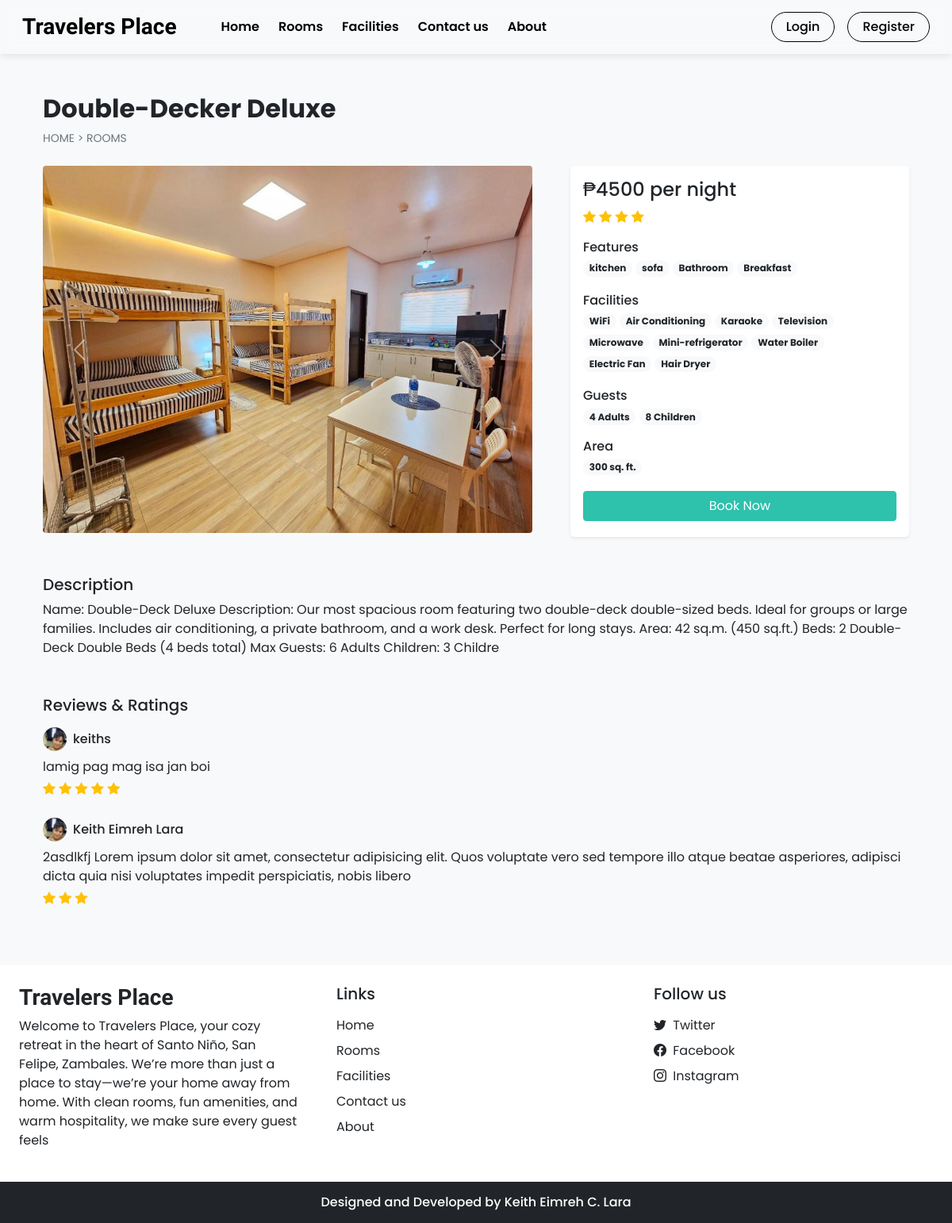
Screenshot of /room_details.php?id=4 with the database file from the repository.
### tables this page shows
CREATE TABLE `settings` (
  `sr_no` int(11) NOT NULL AUTO_INCREMENT,
  `site_title` varchar(50) NOT NULL,
  `site_about` varchar(250) NOT NULL,
  `shutdown` tinyint(1) NOT NULL,
  PRIMARY KEY (`sr_no`)
);

CREATE TABLE `rooms` (
  `id` int(11) NOT NULL AUTO_INCREMENT,
  `name` varchar(150) NOT NULL,
  `area` int(11) NOT NULL,
  `price` int(11) NOT NULL,
  `quantity` int(11) NOT NULL,
  `adult` int(11) NOT NULL,
  `children` int(11) NOT NULL,
  `description` varchar(350) NOT NULL,
  `status` tinyint(4) NOT NULL DEFAULT 1,
  `removed` int(11) NOT NULL DEFAULT 0,
  `archived_at` datetime DEFAULT NULL,
  `is_archived` tinyint(1) NOT NULL DEFAULT 0,
  PRIMARY KEY (`id`)
);

CREATE TABLE `room_images` (
  `sr_no` int(11) NOT NULL AUTO_INCREMENT,
  `room_id` int(11) NOT NULL,
  `image` varchar(150) NOT NULL,
  `thumb` tinyint(4) NOT NULL DEFAULT 0,
  PRIMARY KEY (`sr_no`),
  KEY `room_id` (`room_id`),
  CONSTRAINT `room_images_ibfk_1` FOREIGN KEY (`room_id`) REFERENCES `rooms` (`id`)
);

CREATE TABLE `features` (
  `id` int(11) NOT NULL AUTO_INCREMENT,
  `name` varchar(50) NOT NULL,
  PRIMARY KEY (`id`)
);

CREATE TABLE `facilities` (
  `id` int(11) NOT NULL AUTO_INCREMENT,
  `icon` varchar(100) NOT NULL,
  `name` varchar(50) NOT NULL,
  `description` varchar(250) NOT NULL,
  PRIMARY KEY (`id`)
);

CREATE TABLE `rating_review` (
  `sr_no` int(11) NOT NULL AUTO_INCREMENT,
  `booking_id` int(11) NOT NULL,
  `room_id` int(11) NOT NULL,
  `user_id` int(11) NOT NULL,
  `rating` int(11) NOT NULL,
  `review` varchar(200) NOT NULL,
  `seen` int(11) NOT NULL DEFAULT 0,
  `datentime` datetime NOT NULL DEFAULT current_timestamp(),
  PRIMARY KEY (`sr_no`),
  KEY `booking_id` (`booking_id`),
  KEY `room_id` (`room_id`),
  KEY `user_id` (`user_id`),
  CONSTRAINT `rating_review_ibfk_1` FOREIGN KEY (`booking_id`) REFERENCES `booking_order` (`booking_id`),
  CONSTRAINT `rating_review_ibfk_2` FOREIGN KEY (`room_id`) REFERENCES `rooms` (`id`),
  CONSTRAINT `rating_review_ibfk_3` FOREIGN KEY (`user_id`) REFERENCES `user_cred` (`id`)
);

CREATE TABLE `user_cred` (
  `id` int(11) NOT NULL AUTO_INCREMENT,
  `name` varchar(100) NOT NULL,
  `email` varchar(150) NOT NULL,
  `address` varchar(120) NOT NULL,
  `phonenum` varchar(100) NOT NULL,
  `pincode` int(11) NOT NULL,
  `dob` date NOT NULL,
  `profile` varchar(100) NOT NULL,
  `password` varchar(200) NOT NULL,
  `is_verified` int(11) NOT NULL DEFAULT 0,
  `token` varchar(200) DEFAULT NULL,
  `t_expire` date DEFAULT NULL,
  `status` int(11) NOT NULL DEFAULT 1,
  `datentime` datetime NOT NULL DEFAULT current_timestamp(),
  PRIMARY KEY (`id`)
);

### admin/inc/db_config.php (called while the page is built, shortened)
<?php
  function select($sql,$values,$datatypes)
  {
    $con = $GLOBALS['con'];
    if($stmt = mysqli_prepare($con,$sql))
    {
      if(!empty($values)){
        mysqli_stmt_bind_param($stmt,$datatypes,...$values);
      }
      if(mysqli_stmt_execute($stmt)){
        $res = mysqli_stmt_get_result($stmt);
        return $res;
      }
      else{
        mysqli_stmt_close($stmt);
        die("Query cannot be executed - Select");
      }
    }
    else{
      die("Query cannot be prepared - Select");
    }
  }
?>

### room_details.php (the view, shortened to what this page needs)
<!DOCTYPE html>
<html lang="en">
<head>
  <?php require('inc/links.php'); ?>
</head>
<body class="bg-light">
  <?php require('inc/header.php'); ?>
  <?php
    $data = filteration($_GET);
    $room_res = select("SELECT * FROM `rooms` WHERE `id`=? AND `status`=? AND `removed`=?",[$data['id'],1,0],'iii');
    $room_data = mysqli_fetch_assoc($room_res);
  ?>
  <div class="container">
    <div class="row">
      <div class="col-12 my-5 mb-4 px-4">
        <h2 class="fw-bold"><?php echo $room_data['name'] ?></h2>
        <div style="font-size: 14px;">
          <a href="index.php" class="text-secondary text-decoration-none">HOME</a>
          <span class="text-secondary"> > </span>
          <a href="rooms.php" class="text-secondary text-decoration-none">ROOMS</a>
        </div>
      </div>
      <div class="col-lg-7 col-md-12 px-4">
        <div id="roomCarousel" class="carousel slide" data-bs-ride="carousel">
          <div class="carousel-inner">
            <?php
              $room_img = ROOMS_IMG_PATH."thumbnail.jpg";
              $img_q = mysqli_query($con,"SELECT * FROM `room_images`
                WHERE `room_id`='$room_data[id]'");
              if(mysqli_num_rows($img_q)>0)
              {
                $active_class = 'active';
                while($img_res = mysqli_fetch_assoc($img_q))
                {
                  echo"
                    <div class='carousel-item $active_class'>
                      <img src='".ROOMS_IMG_PATH.$img_res['image']."' class='d-block w-100 rounded'>
                    </div>
                  ";
                  $active_class='';
                }
              }
              else{
                echo"<div class='carousel-item active'>
                  <img src='$room_img' class='d-block w-100'>
                </div>";
              }
            ?>
          </div>
          <button class="carousel-control-prev" type="button" data-bs-target="#roomCarousel" data-bs-slide="prev">
            <span class="carousel-control-prev-icon" aria-hidden="true"></span>
          </button>
          <button class="carousel-control-next" type="button" data-bs-target="#roomCarousel" data-bs-slide="next">
            <span class="carousel-control-next-icon" aria-hidden="true"></span>
          </button>
        </div>
      </div>
      <div class="col-lg-5 col-md-12 px-4">
        <div class="card mb-4 border-0 shadow-sm rounded-3">
          <div class="card-body">
            <?php
              echo<<<price
                <h4>₱$room_data[price] per night</h4>
              price;
              $rating_q = "SELECT AVG(rating) AS `avg_rating` FROM `rating_review`
                WHERE `room_id`='$room_data[id]' ORDER BY `sr_no` DESC LIMIT 20";
              $rating_res = mysqli_query($con,$rating_q);
              $rating_fetch = mysqli_fetch_assoc($rating_res);
              $rating_data = "";
              if($rating_fetch['avg_rating']!=NULL)
              {
                for($i=0; $i < $rating_fetch['avg_rating']; $i++){
                  $rating_data .="<i class='bi bi-star-fill text-warning'></i> ";
                }
              }
              echo<<<rating
                <div class="mb-3">
                  $rating_data
                </div>
              rating;
              $fea_q = mysqli_query($con,"SELECT f.name FROM `features` f
                INNER JOIN `room_features` rfea ON f.id = rfea.features_id
                WHERE rfea.room_id = '$room_data[id]'");
              $features_data = "";
              while($fea_row = mysqli_fetch_assoc($fea_q)){
                $features_data .="<span class='badge rounded-pill bg-light text-dark text-wrap me-1 mb-1'>
                  $fea_row[name]
                </span>";
              }
              echo<<<features
                <div class="mb-3">
                  <h6 class="mb-1">Features</h6>
                  $features_data
                </div>
              features;
              $fac_q = mysqli_query($con,"SELECT f.name FROM `facilities` f
                INNER JOIN `room_facilities` rfac ON f.id = rfac.facilities_id
                WHERE rfac.room_id = '$room_data[id]'");
              $facilities_data = "";
              while($fac_row = mysqli_fetch_assoc($fac_q)){
                $facilities_data .="<span class='badge rounded-pill bg-light text-dark text-wrap me-1 mb-1'>
                  $fac_row[name]
                </span>";
              }
              echo<<<facilities
                <div class="mb-3">
                  <h6 class="mb-1">Facilities</h6>
                  $facilities_data
                </div>
              facilities;
              echo<<<guests
                <div class="mb-3">
                  <h6 class="mb-1">Guests</h6>
                  <span class="badge rounded-pill bg-light text-dark text-wrap">
                    $room_data[adult] Adults
                  </span>
                  <span class="badge rounded-pill bg-light text-dark text-wrap">
                    $room_data[children] Children
                  </span>
                </div>
              guests;
              echo<<<area
                <div class="mb-3">
                  <h6 class="mb-1">Area</h6>
                  <span class='badge rounded-pill bg-light text-dark text-wrap me-1 mb-1'>
                    $room_data[area] sq. ft.
                  </span>
                </div>
              area;
              if(!$settings_r['shutdown']){
                $login=0;
                echo<<<book
                  <button onclick='checkLoginToBook($login,$room_data[id])' class="btn w-100 text-white custom-bg shadow-none mb-1">Book Now</button>
                book;
              }
            ?>
          </div>
        </div>
      </div>
      <div class="col-12 mt-4 px-4">
        <div class="mb-5">
          <h5>Description</h5>
          <p>
            <?php echo $room_data['description'] ?>
          </p>
        </div>
        <div>
          <h5 class="mb-3">Reviews & Ratings</h5>
          <?php
            $review_q = "SELECT rr.*,uc.name AS uname, uc.profile, r.name AS rname FROM `rating_review` rr
              INNER JOIN `user_cred` uc ON rr.user_id = uc.id
              INNER JOIN `rooms` r ON rr.room_id = r.id
              WHERE rr.room_id = '$room_data[id]'
              ORDER BY `sr_no` DESC LIMIT 15";
            $review_res = mysqli_query($con,$review_q);
            $img_path = USERS_IMG_PATH;
            if(mysqli_num_rows($review_res)==0){
              echo 'No reviews yet!';
            }
            else
            {
              while($row = mysqli_fetch_assoc($review_res))
              {
                $stars = "<i class='bi bi-star-fill text-warning'></i> ";
                for($i=1; $i<$row['rating']; $i++){
                  $stars .= " <i class='bi bi-star-fill text-warning'></i>";
                }
                echo<<<reviews
                  <div class="mb-4">
                    <div class="d-flex align-items-center mb-2">
                      <img src="$img_path$row[profile]" class="rounded-circle" loading="lazy" width="30px">
                      <h6 class="m-0 ms-2">$row[uname]</h6>
                    </div>
                    <p class="mb-1">
                      $row[review]
                    </p>
                    <div>
                      $stars
                    </div>
                  </div>
                reviews;
              }
            }
          ?>
        </div>
      </div>
    </div>
  </div>
  <?php require('inc/footer.php'); ?>
</body>
</html>

### inc/header.php (shortened to what this page needs)
<nav id="nav-bar" class="navbar navbar-expand-lg navbar-dark px-lg-3 py-lg-2 fixed-top">
  <div class="container-fluid">
    <a class="navbar-brand me-5 fw-bold fs-3 h-font" href="index.php"><?php echo $settings_r['site_title'] ?></a>
    <div class="collapse navbar-collapse" id="navbarSupportedContent">
      <ul class="navbar-nav me-auto mb-2 mb-lg-0">
        <li class="nav-item">
          <a class="nav-link me-2" href="index.php">Home</a>
        </li>
        <li class="nav-item">
          <a class="nav-link me-2" href="rooms.php">Rooms</a>
        </li>
        <li class="nav-item">
          <a class="nav-link me-2" href="facilities.php">Facilities</a>
        </li>
        <li class="nav-item">
          <a class="nav-link me-2" href="contact.php">Contact us</a>
        </li>
        <li class="nav-item">
          <a class="nav-link" href="about.php">About</a>
        </li>
      </ul>
      <div class="d-flex">
        <?php
          if(isset($_SESSION['login']) && $_SESSION['login']==true)
          {
            $path = USERS_IMG_PATH;
            echo<<<data
              <div class="d-flex align-items-center">
                <div class="dropdown me-3">
                  <a class="position-relative text-dark" href="#" role="button" id="notificationDropdown" data-bs-toggle="dropdown" aria-expanded="false">
                    <i class="bi bi-bell fs-5"></i>
                    <span id="notification-badge" class="position-absolute top-0 start-100 translate-middle badge rounded-pill bg-danger" style="display: none; font-size: 0.6rem;">
                      0
                    </span>
                  </a>
                  <ul class="dropdown-menu dropdown-menu-end" aria-labelledby="notificationDropdown">
                    <li><h6 class="dropdown-header">Notifications</h6></li>
                    <li><hr class="dropdown-divider m-0"></li>
                    <div id="notification-dropdown" style="max-height: 300px; overflow-y: auto;">
                      <div class="dropdown-item text-center text-muted py-3">Loading notifications...</div>
                    </div>
                    <li><hr class="dropdown-divider m-0"></li>
                    <li><a class="dropdown-item text-center text-primary" href="user/notifications.php" onclick="var dropdown = bootstrap.Dropdown.getInstance(document.getElementById('notificationDropdown')); if(dropdown) dropdown.hide();">View All Notifications</a></li>
                  </ul>
                </div>
                <div class="btn-group">
                  <button type="button" class="btn btn-outline-dark shadow-none dropdown-toggle" data-bs-toggle="dropdown" data-bs-display="static" aria-expanded="false">
                    <img src="$path$_SESSION[uPic]" style="width: 25px; height: 25px;" class="me-1 rounded-circle">
                    $_SESSION[uName]
                  </button>
                <ul class="dropdown-menu dropdown-menu-lg-end">
                  <li><a class="dropdown-item" href="profile.php">Profile</a></li>
                  <li><a class="dropdown-item" href="bookings.php">Bookings</a></li>
                  <li><a class="dropdown-item" href="notifications.php">Notifications <span id="notification-badge-menu" class="badge bg-danger ms-2">0</span></a></li>
                  <li><a class="dropdown-item" id="logout-link" href="logout.php">Logout</a></li>
                </ul>
              </div>
            data;
          }
          else
          {
            echo<<<data
              <button type="button" class="btn btn-auth shadow-none me-lg-3 me-2" data-bs-toggle="modal" data-bs-target="#loginModal">
                Login
              </button>
              <button type="button" class="btn btn-auth shadow-none" data-bs-toggle="modal" data-bs-target="#registerModal">
                Register
              </button>
            data;
          }
        ?>
      </div>
    </div>
  </div>
</nav>

### inc/footer.php (shortened to what this page needs)
<footer>
<div class="container-fluid bg-white mt-5">
  <div class="row">
    <div class="col-lg-4 p-4">
      <h3 class="h-font fw-bold fs-3 mb-2"><?php echo $settings_r['site_title'] ?></h3>
      <p>
        <?php echo $settings_r['site_about'] ?>
      </p>
    </div>
    <div class="col-lg-4 p-4">
      <h5 class="mb-3">Links</h5>
      <a href="index.php" class="d-inline-block mb-2 text-dark text-decoration-none">Home</a> <br>
      <a href="rooms.php" class="d-inline-block mb-2 text-dark text-decoration-none">Rooms</a> <br>
      <a href="facilities.php" class="d-inline-block mb-2 text-dark text-decoration-none">Facilities</a> <br>
      <a href="contact.php" class="d-inline-block mb-2 text-dark text-decoration-none">Contact us</a> <br>
      <a href="about.php" class="d-inline-block mb-2 text-dark text-decoration-none">About</a>
    </div>
    <div class="col-lg-4 p-4">
        <h5 class="mb-3">Follow us</h5>
        <?php
          if($contact_r['tw']!=''){
            echo<<<data
              <a href="$contact_r[tw]" class="d-inline-block text-dark text-decoration-none mb-2">
                <i class="bi bi-twitter me-1"></i> Twitter
              </a><br>
            data;
          }
        ?>
        <a href="<?php echo $contact_r['fb'] ?>" class="d-inline-block text-dark text-decoration-none mb-2">
          <i class="bi bi-facebook me-1"></i> Facebook
        </a><br>
        <a href="<?php echo $contact_r['insta'] ?>" class="d-inline-block text-dark text-decoration-none">
          <i class="bi bi-instagram me-1"></i> Instagram
        </a><br>
    </div>
  </div>
</div>
<h6 class="text-center bg-dark text-white p-3 m-0">Designed and Developed by Keith Eimreh C. Lara</h6>
</footer>

### rows the page displays
settings: site_title "Travelers Place", site_about "Welcome to Travelers Place, your cozy retreat in the heart of Santo Niño, San Felipe, Zambales. We’re more than just a place to stay—we’re your home away from home. With clean rooms, fun amenities, and warm hospitality, we make sure every guest feels"
rooms: name "Double-Decker Deluxe", price "4500", adult "4", children "8", area "300", description "Name: Double-Deck Deluxe Description: Our most spacious room featuring two double-deck double-sized beds. Ideal for groups or large families. Includes air conditioning, a private bathroom, and a work desk. Perfect for long stays. Area: 42 sq.m. (450 sq.ft.) Beds: 2 Double-Deck Double Beds (4 beds total) Max Guests: 6 Adults Children: 3 Childre"
room_images: image (picture)
features: name "kitchen"
features: name "sofa"
features: name "Bathroom"
features: name "Breakfast"
facilities: name "WiFi"
facilities: name "Air Conditioning"
facilities: name "Karaoke"
facilities: name "Television"
facilities: name "Microwave"
facilities: name "Mini-refrigerator"
facilities: name "Water Boiler"
facilities: name "Electric Fan"
facilities: name "Hair Dryer"
rating_review: user.profile (picture), user.name "keiths", review "lamig pag mag isa jan boi"
rating_review: user.profile (picture), user.name "Keith Eimreh Lara", review "2asdlkfj Lorem ipsum dolor sit amet, consectetur adipisicing elit. Quos voluptate vero sed tempore illo atque beatae asperiores, adipisci dicta quia nisi voluptates impedit perspiciatis, nobis libero"
